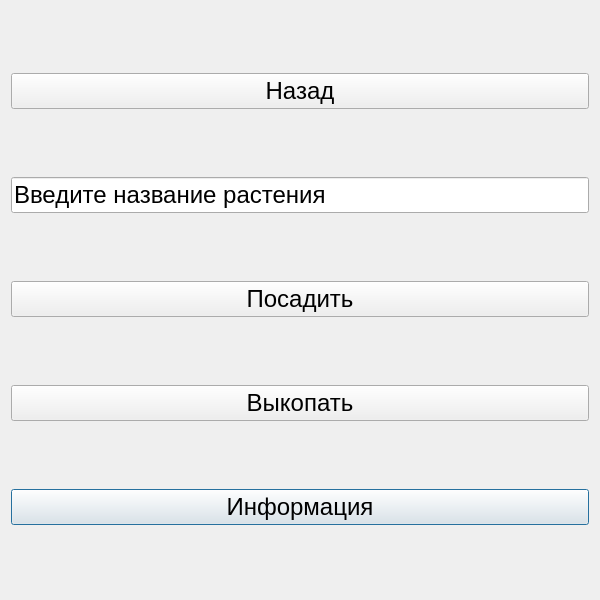
<?xml version="1.0" encoding="UTF-8"?>
<ui version="4.0">
 <class>Grass</class>
 <widget class="QDialog" name="Grass">
  <property name="geometry">
   <rect>
    <x>0</x>
    <y>0</y>
    <width>600</width>
    <height>600</height>
   </rect>
  </property>
  <property name="windowTitle">
   <string>Dialog</string>
  </property>
  <layout class="QGridLayout" name="gridLayout">
   <item row="5" column="0">
    <widget class="QPushButton" name="infoButton">
     <property name="font">
      <font>
       <pointsize>18</pointsize>
      </font>
     </property>
     <property name="text">
      <string>Информация</string>
     </property>
    </widget>
   </item>
   <item row="1" column="0">
    <widget class="QPushButton" name="backButton">
     <property name="font">
      <font>
       <pointsize>18</pointsize>
      </font>
     </property>
     <property name="text">
      <string>Назад</string>
     </property>
    </widget>
   </item>
   <item row="4" column="0">
    <widget class="QPushButton" name="popButton">
     <property name="font">
      <font>
       <pointsize>18</pointsize>
      </font>
     </property>
     <property name="text">
      <string>Выкопать</string>
     </property>
    </widget>
   </item>
   <item row="3" column="0">
    <widget class="QPushButton" name="pushButton">
     <property name="font">
      <font>
       <pointsize>18</pointsize>
      </font>
     </property>
     <property name="text">
      <string>Посадить</string>
     </property>
    </widget>
   </item>
   <item row="2" column="0">
    <widget class="QLineEdit" name="lineEdit">
     <property name="font">
      <font>
       <pointsize>18</pointsize>
      </font>
     </property>
     <property name="text">
      <string>Введите название растения</string>
     </property>
    </widget>
   </item>
  </layout>
 </widget>
 <resources/>
 <connections/>
</ui>
